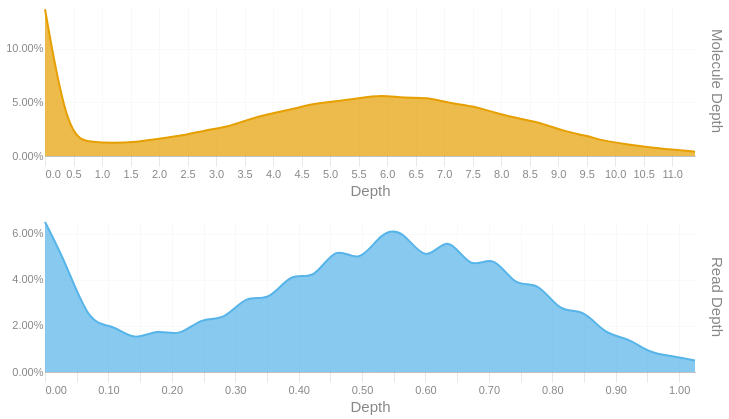

Notebook cell for this chart:
### Code cell
readdep = depth_hist(tb['Read Depth'], q99, 3)
readdep = readdep.with_columns(pl.lit('Read Depth').alias('Metric'))
if not SKIPLR:
    moldep = depth_hist(tb['Molecule Depth'], mol_q99, 1)
    moldep = moldep.with_columns(pl.lit('Molecule Depth').alias('Metric'))
    _hist = pl.concat([readdep, moldep])
    _hist = _hist.filter(pl.col('Proportion') != 0)
    with SafeRender(_hist):
        (
            alt.Chart(_hist)        
            .mark_area(interpolate = "basis")
            .encode(
                x=alt.X('Bin:Q').scale(domainMin=0).axis(alt.Axis(title='Depth')),
                y = alt.Y('Proportion:Q', title = None).axis(format = '.2%'),
                color = alt.Color('Metric:N').legend(None),
                row = alt.Row("Metric:N").header(title = None, labelOrient = 'right'),
                tooltip = [
                    alt.Tooltip("Metric:N", title = "Metric"),
                    alt.Tooltip('Interval:N', title = "Depth Interval"),
                    alt.Tooltip('Proportion:Q', title = "% Alignments").format('.2%')
                ]
            )
            .resolve_scale(x='independent', y='independent')
            .properties(
                height = 150, width = 650,
                usermeta={'embedOptions': {'downloadFileName': f'{samplename}.depth.hist'}}
            )
        ).display()
else:
    readdep = readdep.filter(pl.col('Proportion') != 0)
    with SafeRender(readdep):
        (
            alt.Chart(readdep)        
            .mark_area(interpolate = "basis")
            .encode(
                x=alt.X('Bin:Q').scale(domainMin=0).axis(alt.Axis(title='Depth')),
                y = alt.Y('Proportion:Q', title = None).axis(format = '.2%'),
                tooltip = [
                    alt.Tooltip('Interval:N', title = "Depth Interval"),
                    alt.Tooltip('Proportion:Q', title = "% Alignments").format('.2%')
                ]
            )
            .properties(
                usermeta={'embedOptions': {'downloadFileName': f'{samplename}.depth.hist'}}
            )
        ).display()

### Figure 1 — Vega-Lite specification as saved in the notebook (floating-point values rounded to 4 significant figures)
{"width": 650, "height": 150, "config": {"title": {"anchor": "start", "dy": -15, "fontSize": 18, "color": "#888888", "subtitleColor": "#888888", "subtitleFontSize": 14}, "arc": {"fill": "#0072B2"}, "axis": {"domainColor": "#888888", "domainWidth": 0.5, "gridWidth": 0.2, "grid": false, "titleFontWeight": 400, "titleFontSize": 15, "labelFontSize": 11, "labelColor": "#888888", "tickColor": "#888888", "tickWidth": 0.2, "titleColor": "#888888"}, "axisBand": {"grid": false}, "axisX": {"grid": true, "tickSize": 10, "domainCap": "round"}, "axisY": {"domain": false, "grid": true, "tickSize": 0, "domainCap": "round"}, "background": "transparent", "header": {"labelFontSize": 15, "labelColor": "#888888", "titleFontSize": 15, "titleFontWeight": 600, "titleColor": "#888888"}, "legend": {"labelFont": "sans-serif", "labelFontSize": 12, "labelColor": "#888888", "symbolSize": 100, "symbolType": "circle", "titleFontSize": 12, "titlePadding": 10, "titleColor": "#888888", "title": null}, "range": {"category": ["#E69F00", "#56B4E9", "#009E73", "#F0E442", "#0072B2", "#D55E00", "#CC79A7", "#000000"], "diverging": ["#cfe8f3", "#a2d4ec", "#73bfe2", "#46abdb", "#1696d2", "#12719e"]}, "area": {"fill": "#0072B2", "fillOpacity": 0.7, "line": true, "strokeOpacity": 0.7}, "line": {"color": "#0072B2", "stroke": "#0072B2", "strokeWidth": 2}, "trail": {"color": "#0072B2", "stroke": "#0072B2", "strokeWidth": 0, "size": 1}, "point": {"filled": true, "fillOpacity": 1.0, "size": 95}, "text": {"color": "#888888", "fontSize": 11, "align": "right", "fontWeight": 400, "size": 11}, "bar": {"fill": "#0072B2", "stroke": null}, "view": {"stroke": null, "continuousWidth": 660, "continuousHeight": 400}}, "data": {"name": "data-5dafc3d8baa8c5f34f816a6b91a4997a"}, "mark": {"type": "area", "interpolate": "basis"}, "encoding": {"color": {"field": "Metric", "legend": null, "type": "nominal"}, "row": {"field": "Metric", "header": {"title": null, "labelOrient": "right"}, "type": "nominal"}, "tooltip": [{"field": "Metric", "title": "Metric", "type": "nominal"}, {"field": "Interval", "title": "Depth Interval", "type": "nominal"}, {"field": "Proportion", "format": ".2%", "title": "% Alignments", "type": "quantitative"}], "x": {"axis": {"title": "Depth"}, "field": "Bin", "scale": {"domainMin": 0}, "type": "quantitative"}, "y": {"axis": {"format": ".2%"}, "field": "Proportion", "title": null, "type": "quantitative"}}, "resolve": {"scale": {"x": "independent", "y": "independent"}}, "usermeta": {"embedOptions": {"downloadFileName": "TF26LRJL0042_5B_10484332_23Y22YLT4_L7.depth.hist"}}, "$schema": "https://vega.github.io/schema/vega-lite/v6.4.1.json", "datasets": {"data-5dafc3d8baa8c5f34f816a6b91a4997a": [{"Bin": 0.0, "Interval": "0.0-0.035", "Proportion": 0.065, "Metric": "Read Depth"}, {"Bin": 0.035, "Interval": "0.035-0.071", "Proportion": 0.046, "Metric": "Read Depth"}, {"Bin": 0.071, "Interval": "0.071-0.106", "Proportion": 0.02, "Metric": "Read Depth"}, {"Bin": 0.106, "Interval": "0.106-0.141", "Proportion": 0.021, "Metric": "Read Depth"}, {"Bin": 0.141, "Interval": "0.141-0.177", "Proportion": 0.013, "Metric": "Read Depth"}, {"Bin": 0.177, "Interval": "0.177-0.212", "Proportion": 0.019, "Metric": "Read Depth"}, {"Bin": 0.212, "Interval": "0.212-0.247", "Proportion": 0.015, "Metric": "Read Depth"}, {"Bin": 0.247, "Interval": "0.247-0.283", "Proportion": 0.024, "Metric": "Read Depth"}, {"Bin": 0.283, "Interval": "0.283-0.318", "Proportion": 0.022, "Metric": "Read Depth"}, {"Bin": 0.318, "Interval": "0.318-0.353", "Proportion": 0.034, "Metric": "Read Depth"}, {"Bin": 0.353, "Interval": "0.353-0.389", "Proportion": 0.03, "Metric": "Read Depth"}, {"Bin": 0.389, "Interval": "0.389-0.424", "Proportion": 0.044, "Metric": "Read Depth"}, {"Bin": 0.424, "Interval": "0.424-0.459", "Proportion": 0.039, "Metric": "Read Depth"}, {"Bin": 0.459, "Interval": "0.459-0.495", "Proportion": 0.056, "Metric": "Read Depth"}, {"Bin": 0.495, "Interval": "0.495-0.53", "Proportion": 0.046, "Metric": "Read Depth"}, {"Bin": 0.53, "Interval": "0.53-0.565", "Proportion": 0.061, "Metric": "Read Depth"}, {"Bin": 0.565, "Interval": "0.565-0.601", "Proportion": 0.062, "Metric": "Read Depth"}, {"Bin": 0.601, "Interval": "0.601-0.636", "Proportion": 0.046, "Metric": "Read Depth"}, {"Bin": 0.636, "Interval": "0.636-0.671", "Proportion": 0.061, "Metric": "Read Depth"}, {"Bin": 0.671, "Interval": "0.671-0.707", "Proportion": 0.043, "Metric": "Read Depth"}, {"Bin": 0.707, "Interval": "0.707-0.742", "Proportion": 0.052, "Metric": "Read Depth"}, {"Bin": 0.742, "Interval": "0.742-0.777", "Proportion": 0.036, "Metric": "Read Depth"}, {"Bin": 0.777, "Interval": "0.777-0.813", "Proportion": 0.04, "Metric": "Read Depth"}, {"Bin": 0.813, "Interval": "0.813-0.848", "Proportion": 0.025, "Metric": "Read Depth"}, {"Bin": 0.848, "Interval": "0.848-0.883", "Proportion": 0.028, "Metric": "Read Depth"}, {"Bin": 0.883, "Interval": "0.883-0.919", "Proportion": 0.016, "Metric": "Read Depth"}, {"Bin": 0.919, "Interval": "0.919-0.954", "Proportion": 0.015, "Metric": "Read Depth"}, {"Bin": 0.954, "Interval": "0.954-0.989", "Proportion": 0.008, "Metric": "Read Depth"}, {"Bin": 0.989, "Interval": "0.989-1.025", "Proportion": 0.007, "Metric": "Read Depth"}, {"Bin": 1.025, "Interval": "1.025-1.06", "Proportion": 0.005, "Metric": "Read Depth"}, {"Bin": 0.0, "Interval": "0.0-0.4", "Proportion": 0.137, "Metric": "Molecule Depth"}, {"Bin": 0.4, "Interval": "0.4-0.8", "Proportion": 0.017, "Metric": "Molecule Depth"}, {"Bin": 0.8, "Interval": "0.8-1.2", "Proportion": 0.013, "Metric": "Molecule Depth"}, {"Bin": 1.2, "Interval": "1.2-1.6", "Proportion": 0.012, "Metric": "Molecule Depth"}, {"Bin": 1.6, "Interval": "1.6-2.0", "Proportion": 0.013, "Metric": "Molecule Depth"}, {"Bin": 2.0, "Interval": "2.0-2.4", "Proportion": 0.016, "Metric": "Molecule Depth"}, {"Bin": 2.4, "Interval": "2.4-2.8", "Proportion": 0.019, "Metric": "Molecule Depth"}, {"Bin": 2.8, "Interval": "2.8-3.2", "Proportion": 0.024, "Metric": "Molecule Depth"}, {"Bin": 3.2, "Interval": "3.2-3.5", "Proportion": 0.027, "Metric": "Molecule Depth"}, {"Bin": 3.5, "Interval": "3.5-3.9", "Proportion": 0.033, "Metric": "Molecule Depth"}, {"Bin": 3.9, "Interval": "3.9-4.3", "Proportion": 0.039, "Metric": "Molecule Depth"}, {"Bin": 4.3, "Interval": "4.3-4.7", "Proportion": 0.043, "Metric": "Molecule Depth"}, {"Bin": 4.7, "Interval": "4.7-5.1", "Proportion": 0.049, "Metric": "Molecule Depth"}, {"Bin": 5.1, "Interval": "5.1-5.5", "Proportion": 0.051, "Metric": "Molecule Depth"}, {"Bin": 5.5, "Interval": "5.5-5.9", "Proportion": 0.054, "Metric": "Molecule Depth"}, {"Bin": 5.9, "Interval": "5.9-6.3", "Proportion": 0.057, "Metric": "Molecule Depth"}, {"Bin": 6.3, "Interval": "6.3-6.7", "Proportion": 0.054, "Metric": "Molecule Depth"}, {"Bin": 6.7, "Interval": "6.7-7.1", "Proportion": 0.055, "Metric": "Molecule Depth"}, {"Bin": 7.1, "Interval": "7.1-7.5", "Proportion": 0.049, "Metric": "Molecule Depth"}, {"Bin": 7.5, "Interval": "7.5-7.9", "Proportion": 0.047, "Metric": "Molecule Depth"}, {"Bin": 7.9, "Interval": "7.9-8.3", "Proportion": 0.04, "Metric": "Molecule Depth"}, {"Bin": 8.3, "Interval": "8.3-8.7", "Proportion": 0.035, "Metric": "Molecule Depth"}, {"Bin": 8.7, "Interval": "8.7-9.1", "Proportion": 0.031, "Metric": "Molecule Depth"}, {"Bin": 9.1, "Interval": "9.1-9.5", "Proportion": 0.023, "Metric": "Molecule Depth"}, {"Bin": 9.5, "Interval": "9.5-9.8", "Proportion": 0.019, "Metric": "Molecule Depth"}, {"Bin": 9.8, "Interval": "9.8-10.2", "Proportion": 0.014, "Metric": "Molecule Depth"}, {"Bin": 10.2, "Interval": "10.2-10.6", "Proportion": 0.011, "Metric": "Molecule Depth"}, {"Bin": 10.6, "Interval": "10.6-11.0", "Proportion": 0.008, "Metric": "Molecule Depth"}, {"Bin": 11.0, "Interval": "11.0-11.4", "Proportion": 0.006, "Metric": "Molecule Depth"}, {"Bin": 11.4, "Interval": "11.4-11.82", "Proportion": 0.004, "Metric": "Molecule Depth"}]}}
